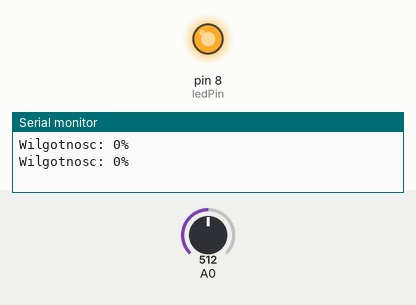
Bench run of a sketch on a simulated Arduino Uno, built with avr-gcc and run on an emulated ATmega328P. Parts: output pins drawn as LEDs (lit = HIGH), the last lines printed to the serial monitor. Inputs (shaded band) come from the test bench; at power-on: A0 = 512.

Above: at 1.8 s.
1.9 s: A0 set to 449
3.4 s: A0 set to 414
At 5.2 s:
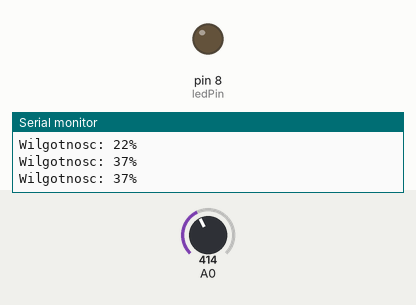
5.5 s: A0 set to 511
At 6.8 s:
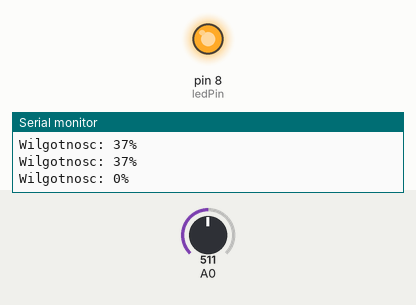
7.5 s: A0 set to 306
At 8.4 s:
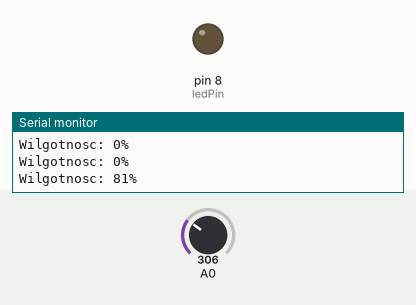
Timing chart, 0 to 10.5 s (numbered marks = the images above; inputs shaded):
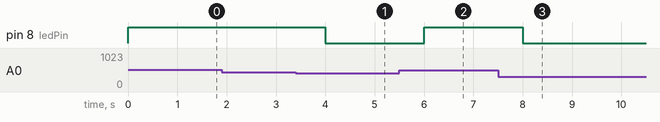

Measured:
- the behaviour switches between 432 and 431 on A0 (found by bisection; images 0 and 1)
- after the input at 3.4 s, pin 8 (ledPin): HIGH → LOW after 0.60 s
- after the input at 5.5 s, pin 8 (ledPin): LOW → HIGH after 0.50 s
- after the input at 7.5 s, pin 8 (ledPin): HIGH → LOW after 0.50 s

The sketch:

moisture_sensor_led.ino
```cpp
const int dry = 502;   // sucha gleba
const int wet = 259;   // mokra gleba

const int ledPin = 8;  // dioda LED

void setup()
{
  Serial.begin(9600);
  pinMode(ledPin, OUTPUT);
}

void loop()
{
  int sensorVal = analogRead(A0);

  // przeliczenie na %
  int percentageHumidity = map(sensorVal, wet, dry, 100, 0);
  percentageHumidity = constrain(percentageHumidity, 0, 100);

  Serial.print("Wilgotnosc: ");
  Serial.print(percentageHumidity);
  Serial.println("%");

  // sterowanie diodą
  if (percentageHumidity < 30)
  {
    digitalWrite(ledPin, HIGH);
  }
  else
  {
    digitalWrite(ledPin, LOW);
  }

  delay(1000);
}
```
